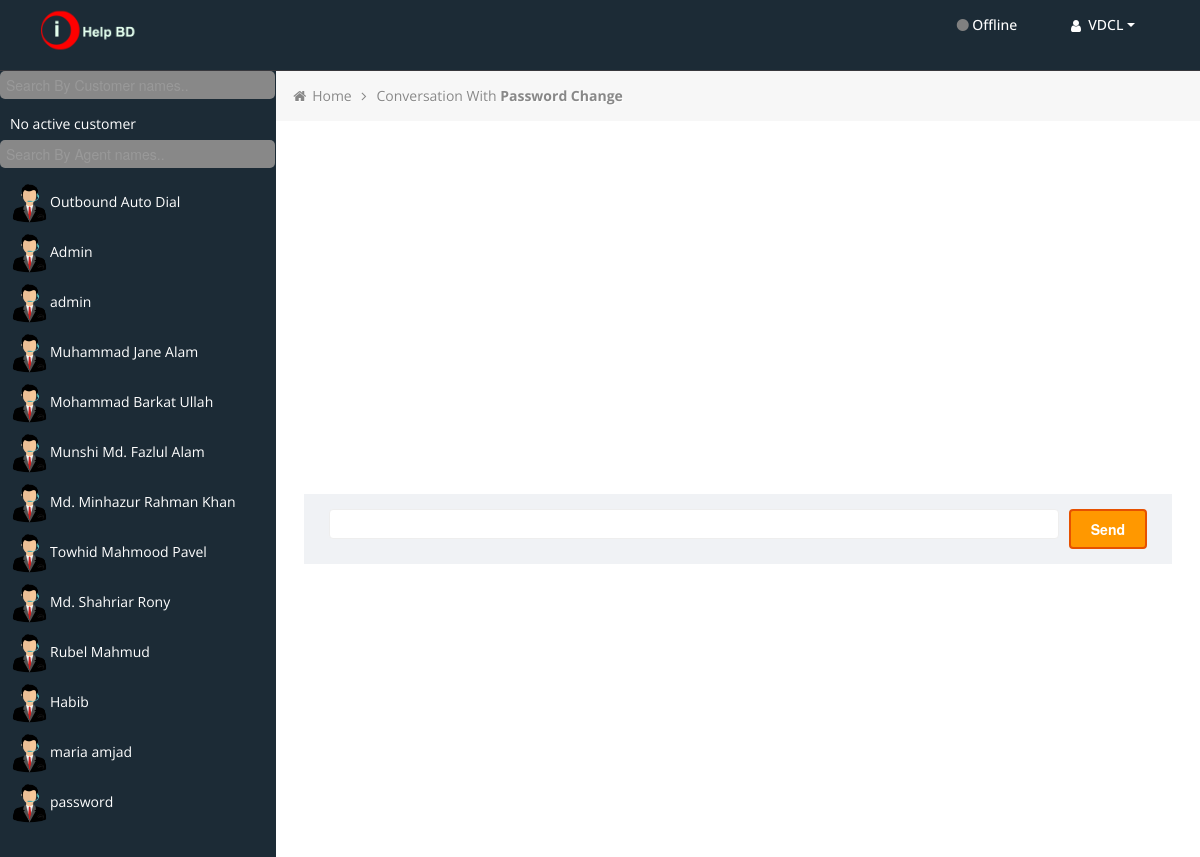
Page /?p=password-change (signed in) on the committed database.
### tables this page shows
CREATE TABLE `vicidial_users` (
  `user_id` int UNSIGNED NOT NULL,
  `user` varchar(20) NOT NULL,
  `pass` varchar(100) NOT NULL,
  `full_name` varchar(50) DEFAULT NULL,
  `user_level` tinyint UNSIGNED DEFAULT '1',
  `user_group` varchar(20) DEFAULT NULL,
  `phone_login` varchar(20) DEFAULT NULL,
  `phone_pass` varchar(100) DEFAULT NULL,
  `delete_users` enum('0','1') DEFAULT '0',
  `delete_user_groups` enum('0','1') DEFAULT '0',
  `delete_lists` enum('0','1') DEFAULT '0',
  `delete_campaigns` enum('0','1') DEFAULT '0',
  `delete_ingroups` enum('0','1') DEFAULT '0',
  `delete_remote_agents` enum('0','1') DEFAULT '0',
  `load_leads` enum('0','1') DEFAULT '0',
  `campaign_detail` enum('0','1') DEFAULT '0',
  `ast_admin_access` enum('0','1') DEFAULT '0',
  `ast_delete_phones` enum('0','1') DEFAULT '0',
  `delete_scripts` enum('0','1') DEFAULT '0',
  `modify_leads` enum('0','1') DEFAULT '0',
  `hotkeys_active` enum('0','1') DEFAULT '0',
  `change_agent_campaign` enum('0','1') DEFAULT '0',
  `agent_choose_ingroups` enum('0','1') DEFAULT '1',
  `closer_campaigns` text,
  `scheduled_callbacks` enum('0','1') DEFAULT '1',
  `agentonly_callbacks` enum('0','1') DEFAULT '0',
  `agentcall_manual` enum('0','1') DEFAULT '0',
  `vicidial_recording` enum('0','1') DEFAULT '1',
  `vicidial_transfers` enum('0','1') DEFAULT '1',
  `delete_filters` enum('0','1') DEFAULT '0',
  `alter_agent_interface_options` enum('0','1') DEFAULT '0',
  `closer_default_blended` enum('0','1') DEFAULT '0',
  `delete_call_times` enum('0','1') DEFAULT '0',
  `modify_call_times` enum('0','1') DEFAULT '0',
  `modify_users` enum('0','1') DEFAULT '0',
  `modify_campaigns` enum('0','1') DEFAULT '0',
  `modify_lists` enum('0','1') DEFAULT '0',
  `modify_scripts` enum('0','1') DEFAULT '0',
  `modify_filters` enum('0','1') DEFAULT '0',
  `modify_ingroups` enum('0','1') DEFAULT '0',
  `modify_usergroups` enum('0','1') DEFAULT '0',
  `modify_remoteagents` enum('0','1') DEFAULT '0',
  `modify_servers` enum('0','1') DEFAULT '0',
  `view_reports` enum('0','1') DEFAULT '0',
  `vicidial_recording_override` enum('DISABLED','NEVER','ONDEMAND','ALLCALLS','ALLFORCE') DEFAULT 'DISABLED',
  `alter_custdata_override` enum('NOT_ACTIVE','ALLOW_ALTER') DEFAULT 'NOT_ACTIVE',
  `qc_enabled` enum('0','1') DEFAULT '0',
  `qc_user_level` int DEFAULT '1',
  `qc_pass` enum('0','1') DEFAULT '0',
  `qc_finish` enum('0','1') DEFAULT '0',
  `qc_commit` enum('0','1') DEFAULT '0',
  `add_timeclock_log` enum('0','1') DEFAULT '0',
  `modify_timeclock_log` enum('0','1') DEFAULT '0',
  `delete_timeclock_log` enum('0','1') DEFAULT '0',
  `alter_custphone_override` enum('NOT_ACTIVE','ALLOW_ALTER') DEFAULT 'NOT_ACTIVE',
  `vdc_agent_api_access` enum('0','1') DEFAULT '0',
  `modify_inbound_dids` enum('0','1') DEFAULT '0',
  `delete_inbound_dids` enum('0','1') DEFAULT '0',
  `active` enum('Y','N') DEFAULT 'Y',
  `alert_enabled` enum('0','1') DEFAULT '0',
  `download_lists` enum('0','1') DEFAULT '0',
  `agent_shift_enforcement_override` enum('DISABLED','OFF','START','ALL') DEFAULT 'DISABLED',
  `manager_shift_enforcement_override` enum('0','1') DEFAULT '0',
  `shift_override_flag` enum('0','1') DEFAULT '0',
  `export_reports` enum('0','1') DEFAULT '0',
  `delete_from_dnc` enum('0','1') DEFAULT '0',
  `email` varchar(100) DEFAULT '',
  `user_code` varchar(100) DEFAULT '',
  `territory` varchar(100) DEFAULT '',
  `allow_alerts` enum('0','1') DEFAULT '0',
  `agent_choose_territories` enum('0','1') DEFAULT '1',
  `custom_one` varchar(100) DEFAULT '',
  `custom_two` varchar(100) DEFAULT '',
  `custom_three` varchar(100) DEFAULT '',
  `custom_four` varchar(100) DEFAULT '',
  `custom_five` varchar(100) DEFAULT '',
  `voicemail_id` varchar(10) DEFAULT NULL,
  `agent_call_log_view_override` enum('DISABLED','Y','N') DEFAULT 'DISABLED',
  `callcard_admin` enum('1','0') DEFAULT '0',
  `agent_choose_blended` enum('0','1') DEFAULT '1',
  `realtime_block_user_info` enum('0','1') DEFAULT '0',
  `custom_fields_modify` enum('0','1') DEFAULT '0',
  `force_change_password` enum('Y','N') DEFAULT 'N',
  `agent_lead_search_override` enum('NOT_ACTIVE','ENABLED','LIVE_CALL_INBOUND','LIVE_CALL_INBOUND_AND_MANUAL','DISABLED') DEFAULT 'NOT_ACTIVE',
  `modify_shifts` enum('1','0') DEFAULT '0',
  `modify_phones` enum('1','0') DEFAULT '0',
  `modify_carriers` enum('1','0') DEFAULT '0',
  `modify_labels` enum('1','0') DEFAULT '0',
  `modify_statuses` enum('1','0') DEFAULT '0',
  `modify_voicemail` enum('1','0') DEFAULT '0',
  `modify_audiostore` enum('1','0') DEFAULT '0',
  `modify_moh` enum('1','0') DEFAULT '0',
  `modify_tts` enum('1','0') DEFAULT '0',
  `preset_contact_search` enum('NOT_ACTIVE','ENABLED','DISABLED') DEFAULT 'NOT_ACTIVE',
  `modify_contacts` enum('1','0') DEFAULT '0',
  `modify_same_user_level` enum('0','1') DEFAULT '1',
  `admin_hide_lead_data` enum('0','1') DEFAULT '0',
  `admin_hide_phone_data` enum('0','1','2_DIGITS','3_DIGITS','4_DIGITS') DEFAULT '0',
  `agentcall_email` enum('0','1') DEFAULT '0',
  `modify_email_accounts` enum('0','1') DEFAULT '0',
  `failed_login_count` tinyint UNSIGNED DEFAULT '0',
  `last_login_date` datetime DEFAULT '2001-01-01 00:00:01',
  `last_ip` varchar(15) DEFAULT '',
  `pass_hash` varchar(500) DEFAULT '',
  `alter_admin_interface_options` enum('0','1') DEFAULT '1',
  `max_inbound_calls` smallint UNSIGNED DEFAULT '0',
  `modify_custom_dialplans` enum('1','0') DEFAULT '0',
  `wrapup_seconds_override` smallint DEFAULT '-1',
  `modify_languages` enum('1','0') DEFAULT '0',
  `selected_language` varchar(100) DEFAULT 'default English',
  `user_choose_language` enum('1','0') DEFAULT '0',
  `ignore_group_on_search` enum('1','0') DEFAULT '0',
  `api_list_restrict` enum('1','0') DEFAULT '0',
  `api_allowed_functions` varchar(1000) DEFAULT ' ALL_FUNCTIONS ',
  `lead_filter_id` varchar(20) DEFAULT 'NONE',
  `admin_cf_show_hidden` enum('1','0') DEFAULT '0',
  `agentcall_chat` enum('1','0') DEFAULT '0',
  `user_hide_realtime` enum('1','0') DEFAULT '0',
  `access_recordings` enum('0','1') DEFAULT '0',
  `modify_colors` enum('1','0') DEFAULT '0',
  `user_nickname` varchar(50) DEFAULT '',
  `user_new_lead_limit` smallint DEFAULT '-1',
  `api_only_user` enum('0','1') DEFAULT '0',
  `modify_auto_reports` enum('1','0') DEFAULT '0',
  `modify_ip_lists` enum('1','0') DEFAULT '0',
  `ignore_ip_list` enum('1','0') DEFAULT '0',
  `ready_max_logout` mediumint DEFAULT '-1',
  `export_gdpr_leads` enum('0','1','2') DEFAULT '0'
);

### menu.php (the view, shortened to what this page needs)
<div id="sidebar-left" class="span3" style="overflow: auto;">
    <div class="nav-collapse sidebar-nav">
        <input type="text" id="myInputEx" onkeyup="customSearchByNameEx()"
            style="border-radius: 5px;background: #888; border: 1px #888; color: #FFFFFF; width: 95%;"
            placeholder="Search By Customer names..">
        <ul class="nav nav-tabs nav-stacked main-menu" id="myULEx">
            <?php
			$cust_qry = $conn->query("SELECT * FROM `chat_id` WHERE `agent_name` = '" . $_SESSION["userLiveChat"] . "' AND `agent_close` <> 'YES'");
			if ($cust_qry->num_rows > 0) {
				while ($row_cust = $cust_qry->fetch_assoc()) {
					$result_notify2 = $conn->query("SELECT * FROM `chat_customer_notification` WHERE chat_id='" . $row_cust['id'] . "'");
					$row_count2 = $result_notify2->num_rows;
					if ($row_count2 > 0) {
						echo "<li id=\"" . $row_cust['id'] . "\"><a href=\"?p=" . $row_cust['id'] . "&type=cust\" id=\"aa_" . $row_cust['id'] . "\"><span><img src=\"./img/gallery/customer-icon.png\" alt=\"Agent to Agent Chat\" width=\"40\" height=\"45\"></span>";
						echo "<span class=\"hidden-tablet\">" . $row_cust['customer_id'] . "</span><span class=\"badge\" id=\"cc_" . $row_list['id'] . "\" style=\"background: red;\">" . $row_count2 . "</span></a></li>";
					} else {
						echo "<li id=\"" . $row_cust['id'] . "\"><a href=\"?p=" . $row_cust['id'] . "&type=cust\" id=\"aa_" . $row_cust['id'] . "\"><span><img src=\"./img/gallery/customer-icon.png\" alt=\"Agent to Agent Chat\" width=\"40\" height=\"45\"></span>";
						echo "<span class=\"hidden-tablet\">" . $row_cust['customer_id'] . "</span></a></li>";
					}
				}
			} else {
				echo "<li id=\"no_id\"><a href=\"#\" id=\"aa_no_id\"><span></span>";
				echo "<span class=\"hidden-tablet\">No active customer</span></a></li>";
			}
			?>
        </ul>
        <input type="text" id="myInputIn" onkeyup="customSearchByNameIn()"
            style="border-radius: 5px;background: #888; border: 1px #888; color: #FFFFFF; width: 95%;"
            placeholder="Search By Agent names..">
        <ul class="nav nav-tabs nav-stacked main-menu" id="myULIn">
            <?php
			$user_list = array();
			$sql = "SELECT * FROM `vicidial_live_agents`";
			$ul_qry = $conn->query($sql);
			while ($row_ul = $ul_qry->fetch_assoc()) {
				array_push($user_list, $row_ul['user']);
			}
			$result_qry = $conn->query("SELECT * FROM `vicidial_users` WHERE user_group='" . $_SESSION['userGroupLiveChat'] . "' and user <> '" . $_SESSION["userLiveChat"] . "'");
			while ($row_list = $result_qry->fetch_assoc()) {
				if (in_array($row_list['user'], $user_list)) {
					$agent_icon = "agent-icon-online.png";
				} else {
					$agent_icon = "agent-icon-offline.png";
				}
				$result_notify = $conn->query("SELECT * FROM `internal_conversation_notification` WHERE received_by='" . $_SESSION['userLiveChat'] . "' and send_by = '" . $row_list['user'] . "'");
				$row_count = ($result_notify->num_rows);
				if ($row_count > 0) {
					echo "<li id=\"" . $row_list['user'] . "\"><a href=\"?p=" . $row_list['user'] . "\" id=\"aa_" . $row_list['user'] . "\"><span><img src=\"./img/gallery/" . $agent_icon . "\" alt=\"Agent to Agent Chat\" width=\"40\" height=\"45\"></span>";
					echo "<span class=\"hidden-tablet\">" . $row_list['full_name'] . "</span><span class=\"badge\" id=\"cc_" . $row_list['user'] . "\" style=\"background: red;\">" . $row_count . "</span></a></li>";
				} else {
					echo "<li id=\"" . $row_list['user'] . "\"><a href=\"?p=" . $row_list['user'] . "\" id=\"aa_" . $row_list['user'] . "\"><span><img src=\"./img/gallery/" . $agent_icon . "\" alt=\"Agent to Agent Chat\" width=\"40\" height=\"45\"></span>";
					echo "<span class=\"hidden-tablet\">" . $row_list['full_name'] . "</span></a></li>";
				}
			}
			?>
        </ul>
    </div>
</div>

### css/style.css (style rules this page uses)
body { background: #F5F5F5; color: #333; border: none; font-family: 'Open Sans', sans-serif; font-weight: 400; }
a { color: #646464; }
#sidebar-left { background: #1C2B36; }
.sidebar-nav > ul { margin: 0px; padding-bottom: 1px; font-size: 14px; }
.nav-tabs.nav-stacked > li > a, .nav-tabs.nav-stacked > li > ul > li > a { padding: 5px 10px 5px 10px; color: #fff; border-top: none; border-bottom: 1px solid transparent; border-left: none; border-right: none; text-decoration: none; -webkit-border-radius: 0px; -moz-border-radius: 0px; border-radius: 0px; }
.nav-tabs.nav-stacked > li:last-child > a { border-bottom: 1px solid transparent; }
.nav-tabs.nav-stacked > li:first-child > a { margin: 0px 0px 0px 0px; -webkit-border-radius: 0px; -moz-border-radius: 0px; border-radius: 0px; }
.nav-tabs.nav-stacked > li:last-child > a { -webkit-border-radius: 0px; -moz-border-radius: 0px; border-radius: 0px; }

### css/style-responsive.css (style rules this page uses)
@media (min-width: 1200px) { #sidebar-left { background: #1C2B36; margin-left: 0px !important; position: absolute; height: 100%; } }
@media (min-width: 1200px) { .sidebar-nav > ul { margin: 0px; } }

### css/halflings.css (style rules this page uses)
html, html .halflings { -webkit-font-smoothing: antialiased !important; }

### css/style-forms.css (style rules this page uses)
.add-on, select, textarea, input[type="text"], input[type="password"], input[type="datetime"], input[type="datetime-local"], input[type="date"], input[type="month"], input[type="time"], input[type="week"], input[type="number"], input[type="email"], input[type="url"], input[type="search"], input[type="tel"], input[type="color"], input[type="file"], .uneditable-input { border-color: #eee !important; display: inline-block; height: 20px; padding: 4px 6px; margin-bottom: 10px; font-size: 14px; line-height: 20px; color: #555555; vertical-align: middle; -webkit-border-radius: 0px; -moz-border-radius: 0px; border-radius: 0px; }
input, textarea, .uneditable-input { width: 206px; }
textarea, input[type="text"], input[type="password"], input[type="datetime"], input[type="datetime-local"], input[type="date"], input[type="month"], input[type="time"], input[type="week"], input[type="number"], input[type="email"], input[type="url"], input[type="search"], input[type="tel"], input[type="color"], .uneditable-input { background-color: #ffffff; border: 1px solid #cccccc; -webkit-box-shadow: none; -moz-box-shadow: none; box-shadow: none; -webkit-transition: border linear 0.2s, box-shadow linear 0.2s; -moz-transition: border linear 0.2s, box-shadow linear 0.2s; -o-transition: border linear 0.2s, box-shadow linear 0.2s; transition: border linear 0.2s, box-shadow linear 0.2s; }
input, textarea, .uneditable-input { margin-left: 0; }

### rows in the picture
vicidial_users: full_name "Outbound Auto Dial"
vicidial_users: full_name "Admin"
vicidial_users: full_name "admin"
vicidial_users: full_name "Muhammad Jane Alam"
vicidial_users: full_name "Mohammad Barkat Ullah"
vicidial_users: full_name "Munshi Md. Fazlul Alam"
vicidial_users: full_name "Md. Minhazur Rahman Khan"
vicidial_users: full_name "Towhid Mahmood Pavel"
vicidial_users: full_name "Md. Shahriar Rony"
vicidial_users: full_name "Rubel Mahmud"
vicidial_users: full_name "Habib"
vicidial_users: full_name "maria amjad"
vicidial_users: full_name "password"

### other values in the picture
$_SESSION['userLiveChat'] "VDCL"
$query_file_name "Password Change"
